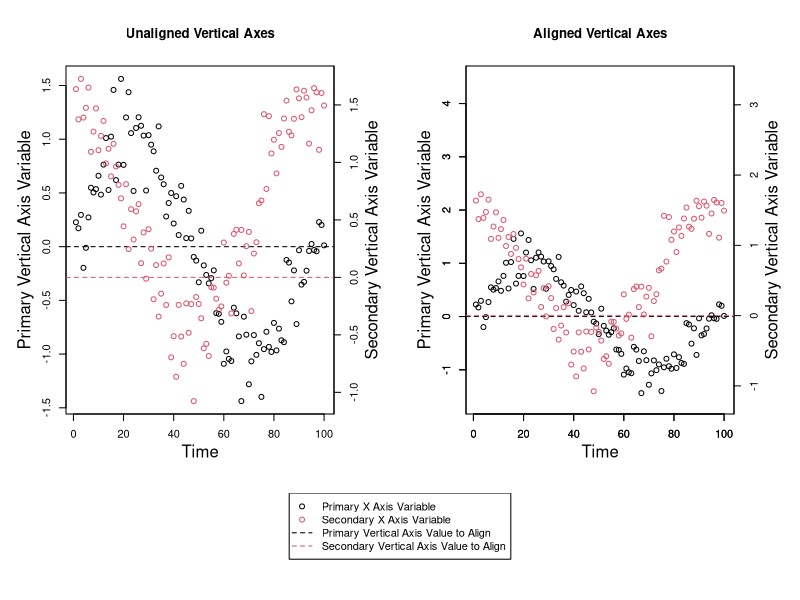

The R source for this figure: (Note: this script raises an error after producing the figure.)

# A Function for Aligning a Value on Primary and Secondary Vertical Axes on
# Plots

# [redacted]
# [redacted]
# April 2021


# The Explanation

# You might want to align a value (such as 0) on both the primary and secondary
# vertical axes. Aligning values can't typically be done by default. You could
# manually define axis limits for both axes to align a value, but if you
# manually choose values for these limits, you might end up with more space on
# the top or the bottom of the graph than is desireable, or you may not be able
# to line up the values across both axes perfectly.

# Here is a function for determining how to optimally align a value on both the
# primary and the secondary vertical axes such that there isn't unnecessary 
# additional space on the top or the bottom of any graph and such that the two
# values will perfectly align across both vertical axes. This function returns
# the new axis limits for both the primary and the secondary vertical axes that
# make the two values you wish to align across both vertical axes line up
# perfectly.

# More often than not, you'll probably want to line up the value of 0 across
# both vertical axes, and you may want to preserve the primary vertical axis
# scale and rescale the secondary vertical axis. This function is flexible and
# allows you to align the axes at any value (you can even choose different
# values for both axes) and it allows you to select which axis scale you wish
# to preserve (you could also choose to preserve neither the primary or the
# secondary vertical axis scales and have the algorithm choose the optimal
# solution).

# To align both axes at particular values, a ratio must be calculated for each
# axis. This ratio is the ratio of the distance of the value to align to the
# minimum value of a particular variable to the distance of the maximum value
# to the minimum value of this same variable. This ratio is calculated for both
# axes. Ratios can be greater than 1 or less than 0 if the value you wish to
# align is not within the range of that variable.

# This function takes 6 arguments. The first two are required, and either
# 'Ratio_of_Value_to_Align_to_Vertical_Axis_Range' or 'Axis_Scale_to_Preserve'
# must be provided as well.

# 'Primary_Vertical_Axis_Variable' is a numeric vector - it's the variable you
# wish to appear on the primary vertical axis.

# 'Secondary_Vertical_Axis_Variable' is a numeric vector - it's the variable
# you wish to appear on the secondary vertical axis.

# 'Data_Frame' is an optional argument you can provide if both the
# 'Primary_Vertical_Axis_Variable' and 'Secondary_Vertical_Axis_Variable'
# arguments come from the same data frame and you only want to type the data
# frame name once.

# 'Primary_Vertical_Axis_Value_to_Align = 0' is the value you wish to align on
# the primary vertical axis. The default value for this argument is 0.

# 'Secondary_Vertical_Axis_Value_to_Align = 0' is the value you wish to align
# on the secondary vertical axis. The default value for this argument is 0.

# 'Ratio_of_Value_to_Align_to_Vertical_Axis_Range' sets where on the vertical
# axis the value to align is. For example, the values to align may both be 0,
# and if the 'Ratio_of_Value_to_Align_to_Vertical_Axis_Range' is 0.5, the value
# to align (0) will be exactly halfway up the vertical axis. If the
# 'Ratio_of_Value_to_Align_to_Vertical_Axis_Range' is 0.25, the values to align
# will both be a quarter of the way up both vertical axes from the bottom of
# the plot. If this argument is a number between 0 and 1, the value to align
# will be visible in the plotting region; if this argument is greater than 1 or
# less than 0, the value to align will not appear in the plotting region, but
# it will still be aligned on both vertical axes. This argument is required
# only if the 'Axis_Scale_to_Preserve' argument is not provided.

# 'Axis_Scale_to_Preserve = "Neither"' tells the function if the scale of one
# of the vertical axes should be preserved and not rescaled at all. The three
# possibilities for this argument are 'Primary', 'Secondary', and 'Neither',
# with the latter being the default. This argument could be used if one of the
# vertical axes is much more important than the other. For example, if you wish
# to plot the primary vertical axis variable such that it takes up the entire
# plotting region and is not rescaled by this function, you would set this
# argument to 'Primary', and all of the rescaling would occur on the secondary
# vertical axis. If the 'Ratio_of_Value_to_Align_to_Vertical_Axis_Range'
# argument is not specified, this argument is required. It should be noted that
# there are cases where it would be impossible to preserve one of the vertical
# axis scales - for example, if one vertical axis variable had a maximum value
# of 10 and a value to align of 15, and the other vertical axis variable had a
# minimum value of 20 and a value to align of 15, there be no possible way to
# plot all of the points while aligning both vertical axes at the value 15.

# 'Axis_Buffer = 10' is the minimum total percent of blank space you wish to
# leave around the top and the bottom of the graph (half of this space will
# appear on the top and half will appear on the bottom). Ten percent is the
# default. It is the minimum total percent of blank space around the top and
# the bottom because if rescaling is necessary to align the values across both
# vertical axes, it follows that more than 10 % of blank space will necessarily
# exist on at least one end of one of the vertical axes. To minimize blank
# space, you could preserve the scale of one of the vertical axes by setting
# the 'Axis_Scale_to_Preserve' argument to either 'Primary' or 'Secondary'.


# The Function

Axis_Limits_for_Primary_and_Secondary_Vertical_Axes_Aligned_by_a_Value_Function <- function (Primary_Vertical_Axis_Variable, Secondary_Vertical_Axis_Variable, Data_Frame, Primary_Vertical_Axis_Value_to_Align = 0, Secondary_Vertical_Axis_Value_to_Align = 0, Ratio_of_Value_to_Align_to_Vertical_Axis_Range = NULL, Axis_Scale_to_Preserve = "Neither", Axis_Buffer = 10) {
  Primary_Vertical_Axis_Variable_Name <- deparse(substitute(Primary_Vertical_Axis_Variable))
  Secondary_Vertical_Axis_Variable_Name <- deparse(substitute(Secondary_Vertical_Axis_Variable))
  if (!missing(Data_Frame)) {
    if (class(Data_Frame) != 'data.frame') {
      stop ("'Data_Frame' must be of class 'data.frame'.")
    }
    Data_Frame <- Data_Frame[, c(Primary_Vertical_Axis_Variable_Name, Secondary_Vertical_Axis_Variable_Name)]
    colnames(Data_Frame) <- c("Primary_Vertical_Axis_Variable", "Secondary_Vertical_Axis_Variable")
  } else if (missing(Data_Frame)) {
    Data_Frame <- data.frame(Primary_Vertical_Axis_Variable = Primary_Vertical_Axis_Variable_Name, Secondary_Vertical_Axis_Variable = Secondary_Vertical_Axis_Variable_Name)
  }
  Primary_Vertical_Axis_Variable <- Data_Frame$Primary_Vertical_Axis_Variable
  Secondary_Vertical_Axis_Variable <- Data_Frame$Secondary_Vertical_Axis_Variable
  if (!is.numeric(Primary_Vertical_Axis_Variable)) {
    stop("'Primary_Vertical_Axis_Variable' must be numeric.")
  }
  if (!is.numeric(Secondary_Vertical_Axis_Variable)) {
    stop("'Secondary_Vertical_Axis_Variable' must be numeric.")
  }
  if (!is.numeric(Primary_Vertical_Axis_Value_to_Align) | length(Primary_Vertical_Axis_Value_to_Align) != 1) {
    stop("'Primary_Vertical_Axis_Value_to_Align' must be a single numeric value.")
  }
  if (!is.numeric(Secondary_Vertical_Axis_Value_to_Align) | length(Secondary_Vertical_Axis_Value_to_Align) != 1) {
    stop("'Secondary_Vertical_Axis_Value_to_Align' must be a single numeric value.")
  }
  if (!is.null(Ratio_of_Value_to_Align_to_Vertical_Axis_Range)) {
    if (!is.numeric(Ratio_of_Value_to_Align_to_Vertical_Axis_Range) | length(Ratio_of_Value_to_Align_to_Vertical_Axis_Range) != 1) {
      stop("'Ratio_of_Value_to_Align_to_Vertical_Axis_Range' must be a single numeric value.")
    }
    if (Ratio_of_Value_to_Align_to_Vertical_Axis_Range <= 0 | Ratio_of_Value_to_Align_to_Vertical_Axis_Range >= 1) {
      warning ("'Ratio_of_Value_to_Align_to_Vertical_Axis_Range' should be a number between 0 and 1. If it isn't, the values to align will be outside of the plotting region, and you risk not having all the data points inside the plotting region.")
    }
  }
  if (!(Axis_Scale_to_Preserve %in% c("Primary", "Secondary", "Neither")) | length(Axis_Scale_to_Preserve) != 1) {
    stop ("'Axis_Scale_to_Preserve' must be a single item and it must be either 'Primary', 'Secondary', or 'Neither'.")
  }
  if (!is.numeric(Axis_Buffer) | length(Axis_Buffer) != 1) {
    stop("'Axis_Buffer' must be a single numeric value.")
  }
  if (Axis_Buffer < 0 | Axis_Buffer > 100) {
    stop ("'Axis_Buffer' must be a number between 0 and 100 (inclusive).")
  }
  Metadata <- data.frame(Primary_Vertical_Axis_Variable = Primary_Vertical_Axis_Variable_Name, Secondary_Vertical_Axis_Variable = Secondary_Vertical_Axis_Variable_Name, Primary_Vertical_Axis_Value_to_Align = Primary_Vertical_Axis_Value_to_Align, Secondary_Vertical_Axis_Value_to_Align = Secondary_Vertical_Axis_Value_to_Align)
  Axis_Buffer <- 1 + Axis_Buffer / 100
  Minimum_Primary_Vertical_Axis_Variable_Value <- min(Primary_Vertical_Axis_Variable[is.finite(Primary_Vertical_Axis_Variable)])
  Maximum_Primary_Vertical_Axis_Variable_Value <- max(Primary_Vertical_Axis_Variable[is.finite(Primary_Vertical_Axis_Variable)])
  Minimum_Secondary_Vertical_Axis_Variable_Value <- min(Secondary_Vertical_Axis_Variable[is.finite(Secondary_Vertical_Axis_Variable)])
  Maximum_Secondary_Vertical_Axis_Variable_Value <- max(Secondary_Vertical_Axis_Variable[is.finite(Secondary_Vertical_Axis_Variable)])
  Primary_Vertical_Axis_Buffer <- ((Maximum_Primary_Vertical_Axis_Variable_Value - Minimum_Primary_Vertical_Axis_Variable_Value) * Axis_Buffer - (Maximum_Primary_Vertical_Axis_Variable_Value - Minimum_Primary_Vertical_Axis_Variable_Value)) / 2
  Secondary_Vertical_Axis_Buffer <- ((Maximum_Secondary_Vertical_Axis_Variable_Value - Minimum_Secondary_Vertical_Axis_Variable_Value) * Axis_Buffer - (Maximum_Secondary_Vertical_Axis_Variable_Value - Minimum_Secondary_Vertical_Axis_Variable_Value)) / 2
  Ratio_of_Value_to_Align_to_Primary_Vertical_Axis_Range <- (Primary_Vertical_Axis_Value_to_Align - Minimum_Primary_Vertical_Axis_Variable_Value) / (Maximum_Primary_Vertical_Axis_Variable_Value - Minimum_Primary_Vertical_Axis_Variable_Value)
  Ratio_of_Value_to_Align_to_Secondary_Vertical_Axis_Range <- (Secondary_Vertical_Axis_Value_to_Align - Minimum_Secondary_Vertical_Axis_Variable_Value) / (Maximum_Secondary_Vertical_Axis_Variable_Value - Minimum_Secondary_Vertical_Axis_Variable_Value)
  if (!is.null(Ratio_of_Value_to_Align_to_Vertical_Axis_Range)) {
    if (Axis_Scale_to_Preserve == "Primary" & Ratio_of_Value_to_Align_to_Primary_Vertical_Axis_Range != Ratio_of_Value_to_Align_to_Vertical_Axis_Range) {
      stop ("You cannot preserve the primary vertical axis scale and set the ratio of the value to align to the vertical axis range to something other than what it is for the primary vertical axis")
    }
    if (Axis_Scale_to_Preserve == "Secondary" & Ratio_of_Value_to_Align_to_Secondary_Vertical_Axis_Range != Ratio_of_Value_to_Align_to_Vertical_Axis_Range) {
      stop ("You cannot preserve the secondary vertical axis scale and set the ratio of the value to align to the vertical axis range to something other than what it is for the secondary vertical axis")
    }
  }
  if (Axis_Scale_to_Preserve == "Primary" & ((Ratio_of_Value_to_Align_to_Primary_Vertical_Axis_Range < 0 & (Ratio_of_Value_to_Align_to_Secondary_Vertical_Axis_Range < 1 & Ratio_of_Value_to_Align_to_Secondary_Vertical_Axis_Range > 0)) | (Ratio_of_Value_to_Align_to_Primary_Vertical_Axis_Range > 1 & (Ratio_of_Value_to_Align_to_Secondary_Vertical_Axis_Range < 1 & Ratio_of_Value_to_Align_to_Secondary_Vertical_Axis_Range > 0)) | (Ratio_of_Value_to_Align_to_Primary_Vertical_Axis_Range < 0 & Ratio_of_Value_to_Align_to_Secondary_Vertical_Axis_Range > 1) | (Ratio_of_Value_to_Align_to_Primary_Vertical_Axis_Range > 1 & Ratio_of_Value_to_Align_to_Secondary_Vertical_Axis_Range < 0))) {
    warning ("If you try to preserve the primary axis scale while using these values to align, at least one data point will be outside of the plotting region")
  }
  if (Axis_Scale_to_Preserve == "Secondary" & ((Ratio_of_Value_to_Align_to_Secondary_Vertical_Axis_Range < 0 & (Ratio_of_Value_to_Align_to_Primary_Vertical_Axis_Range < 1 & Ratio_of_Value_to_Align_to_Primary_Vertical_Axis_Range > 0)) | (Ratio_of_Value_to_Align_to_Secondary_Vertical_Axis_Range > 1 & (Ratio_of_Value_to_Align_to_Primary_Vertical_Axis_Range < 1 & Ratio_of_Value_to_Align_to_Primary_Vertical_Axis_Range > 0)) | (Ratio_of_Value_to_Align_to_Secondary_Vertical_Axis_Range < 0 & Ratio_of_Value_to_Align_to_Primary_Vertical_Axis_Range > 1) | (Ratio_of_Value_to_Align_to_Secondary_Vertical_Axis_Range > 1 & Ratio_of_Value_to_Align_to_Primary_Vertical_Axis_Range < 0))) {
    warning ("If you try to preserve the secondary axis scale while using these values to align, at least one data point will be outside of the plotting region")
  }
  if (Axis_Scale_to_Preserve == "Primary") {
    Primary_Vertical_Axis_Range <- c(Minimum_Primary_Vertical_Axis_Variable_Value - Primary_Vertical_Axis_Buffer, Maximum_Primary_Vertical_Axis_Variable_Value + Primary_Vertical_Axis_Buffer)
    Secondary_Vertical_Axis_Range <- if (Ratio_of_Value_to_Align_to_Primary_Vertical_Axis_Range > Ratio_of_Value_to_Align_to_Secondary_Vertical_Axis_Range) {
      c(((Ratio_of_Value_to_Align_to_Primary_Vertical_Axis_Range * Maximum_Secondary_Vertical_Axis_Variable_Value - Secondary_Vertical_Axis_Value_to_Align) / (Ratio_of_Value_to_Align_to_Primary_Vertical_Axis_Range - 1) - Secondary_Vertical_Axis_Buffer), Maximum_Secondary_Vertical_Axis_Variable_Value + Secondary_Vertical_Axis_Buffer)
    } else if (Ratio_of_Value_to_Align_to_Secondary_Vertical_Axis_Range > Ratio_of_Value_to_Align_to_Primary_Vertical_Axis_Range) {
      c(Minimum_Secondary_Vertical_Axis_Variable_Value - Secondary_Vertical_Axis_Buffer, ((Secondary_Vertical_Axis_Value_to_Align - Minimum_Secondary_Vertical_Axis_Variable_Value + Ratio_of_Value_to_Align_to_Primary_Vertical_Axis_Range * Minimum_Secondary_Vertical_Axis_Variable_Value) / Ratio_of_Value_to_Align_to_Primary_Vertical_Axis_Range) + Secondary_Vertical_Axis_Buffer)
    } else if (Ratio_of_Value_to_Align_to_Primary_Vertical_Axis_Range == Ratio_of_Value_to_Align_to_Secondary_Vertical_Axis_Range) {
      c(Minimum_Secondary_Vertical_Axis_Variable_Value - Secondary_Vertical_Axis_Buffer, Maximum_Secondary_Vertical_Axis_Variable_Value + Secondary_Vertical_Axis_Buffer)
    }
  } else if (Axis_Scale_to_Preserve == "Secondary") {
    Primary_Vertical_Axis_Range <- if (Ratio_of_Value_to_Align_to_Secondary_Vertical_Axis_Range > Ratio_of_Value_to_Align_to_Primary_Vertical_Axis_Range) {
      c(((Ratio_of_Value_to_Align_to_Secondary_Vertical_Axis_Range * Maximum_Primary_Vertical_Axis_Variable_Value - Primary_Vertical_Axis_Value_to_Align) / (Ratio_of_Value_to_Align_to_Secondary_Vertical_Axis_Range - 1)) - Primary_Vertical_Axis_Buffer, Maximum_Primary_Vertical_Axis_Variable_Value + Primary_Vertical_Axis_Buffer)
    } else if (Ratio_of_Value_to_Align_to_Primary_Vertical_Axis_Range > Ratio_of_Value_to_Align_to_Secondary_Vertical_Axis_Range) {
      c(Minimum_Primary_Vertical_Axis_Variable_Value - Primary_Vertical_Axis_Buffer, ((Primary_Vertical_Axis_Value_to_Align - Minimum_Primary_Vertical_Axis_Variable_Value + Ratio_of_Value_to_Align_to_Secondary_Vertical_Axis_Range * Minimum_Primary_Vertical_Axis_Variable_Value) / Ratio_of_Value_to_Align_to_Secondary_Vertical_Axis_Range) + Primary_Vertical_Axis_Buffer)
    } else if (Ratio_of_Value_to_Align_to_Primary_Vertical_Axis_Range == Ratio_of_Value_to_Align_to_Secondary_Vertical_Axis_Range) {
      c(Minimum_Primary_Vertical_Axis_Variable_Value - Primary_Vertical_Axis_Buffer, Maximum_Primary_Vertical_Axis_Variable_Value + Primary_Vertical_Axis_Buffer)
    }
    Secondary_Vertical_Axis_Range <- c(Minimum_Secondary_Vertical_Axis_Variable_Value - Secondary_Vertical_Axis_Buffer, Maximum_Secondary_Vertical_Axis_Variable_Value + Secondary_Vertical_Axis_Buffer)
  } else if (Axis_Scale_to_Preserve == "Neither") {
    if (is.null(Ratio_of_Value_to_Align_to_Vertical_Axis_Range)) {
      if (mean(c(Ratio_of_Value_to_Align_to_Primary_Vertical_Axis_Range, Ratio_of_Value_to_Align_to_Secondary_Vertical_Axis_Range)) > 0 & mean(c(Ratio_of_Value_to_Align_to_Primary_Vertical_Axis_Range, Ratio_of_Value_to_Align_to_Secondary_Vertical_Axis_Range)) < 1) {
        Ratio_of_Value_to_Align_to_Vertical_Axis_Range <- mean(c(Ratio_of_Value_to_Align_to_Primary_Vertical_Axis_Range, Ratio_of_Value_to_Align_to_Secondary_Vertical_Axis_Range))
      } else if (mean(c(Ratio_of_Value_to_Align_to_Primary_Vertical_Axis_Range, Ratio_of_Value_to_Align_to_Secondary_Vertical_Axis_Range)) <= 0 & mean(c(Ratio_of_Value_to_Align_to_Primary_Vertical_Axis_Range, Ratio_of_Value_to_Align_to_Secondary_Vertical_Axis_Range)) >= 1) {
        stop ("Please supply a value for the 'Ratio_of_Value_to_Align_to_Vertical_Axis_Range' argument between 0 and 1 or specify which axis scale to preserve")
      }
    }
    if (!is.null(Ratio_of_Value_to_Align_to_Vertical_Axis_Range)) {
      Primary_Vertical_Axis_Range <- if (Ratio_of_Value_to_Align_to_Vertical_Axis_Range > Ratio_of_Value_to_Align_to_Primary_Vertical_Axis_Range) {
        c(((Ratio_of_Value_to_Align_to_Vertical_Axis_Range * Maximum_Primary_Vertical_Axis_Variable_Value - Primary_Vertical_Axis_Value_to_Align) / (Ratio_of_Value_to_Align_to_Vertical_Axis_Range - 1)) - Primary_Vertical_Axis_Buffer, Maximum_Primary_Vertical_Axis_Variable_Value + Primary_Vertical_Axis_Buffer)
      } else if (Ratio_of_Value_to_Align_to_Primary_Vertical_Axis_Range > Ratio_of_Value_to_Align_to_Vertical_Axis_Range) {
        c(Minimum_Primary_Vertical_Axis_Variable_Value - Primary_Vertical_Axis_Buffer, ((Primary_Vertical_Axis_Value_to_Align - Minimum_Primary_Vertical_Axis_Variable_Value + Ratio_of_Value_to_Align_to_Vertical_Axis_Range * Minimum_Primary_Vertical_Axis_Variable_Value) / Ratio_of_Value_to_Align_to_Vertical_Axis_Range) + Primary_Vertical_Axis_Buffer)
      } else if (Ratio_of_Value_to_Align_to_Primary_Vertical_Axis_Range == Ratio_of_Value_to_Align_to_Vertical_Axis_Range) {
        c(Minimum_Primary_Vertical_Axis_Variable_Value - Primary_Vertical_Axis_Buffer, Maximum_Primary_Vertical_Axis_Variable_Value + Primary_Vertical_Axis_Buffer)
      }
      Secondary_Vertical_Axis_Range <- if (Ratio_of_Value_to_Align_to_Vertical_Axis_Range > Ratio_of_Value_to_Align_to_Secondary_Vertical_Axis_Range) {
        c(((Ratio_of_Value_to_Align_to_Vertical_Axis_Range * Maximum_Secondary_Vertical_Axis_Variable_Value - Secondary_Vertical_Axis_Value_to_Align) / (Ratio_of_Value_to_Align_to_Vertical_Axis_Range - 1) - Secondary_Vertical_Axis_Buffer), Maximum_Secondary_Vertical_Axis_Variable_Value + Secondary_Vertical_Axis_Buffer)
      } else if (Ratio_of_Value_to_Align_to_Secondary_Vertical_Axis_Range > Ratio_of_Value_to_Align_to_Vertical_Axis_Range) {
        c(Minimum_Secondary_Vertical_Axis_Variable_Value - Secondary_Vertical_Axis_Buffer, ((Secondary_Vertical_Axis_Value_to_Align - Minimum_Secondary_Vertical_Axis_Variable_Value + Ratio_of_Value_to_Align_to_Vertical_Axis_Range * Minimum_Secondary_Vertical_Axis_Variable_Value) / Ratio_of_Value_to_Align_to_Vertical_Axis_Range) + Secondary_Vertical_Axis_Buffer)
      } else if (Ratio_of_Value_to_Align_to_Vertical_Axis_Range == Ratio_of_Value_to_Align_to_Secondary_Vertical_Axis_Range) {
        c(Minimum_Secondary_Vertical_Axis_Variable_Value - Secondary_Vertical_Axis_Buffer, Maximum_Secondary_Vertical_Axis_Variable_Value + Secondary_Vertical_Axis_Buffer)
      }
    }
  }
  names(Primary_Vertical_Axis_Range) <- c("Minimum", "Maximum")
  names(Secondary_Vertical_Axis_Range) <- c("Minimum", "Maximum")
  Variable_Names <- c(Primary_Vertical_Axis_Variable = Primary_Vertical_Axis_Variable_Name, Secondary_Vertical_Axis_Variable = Secondary_Vertical_Axis_Variable_Name)
  list(Primary_Vertical_Axis_Range = Primary_Vertical_Axis_Range, Secondary_Vertical_Axis_Range = Secondary_Vertical_Axis_Range, Metadata = Metadata)
}


# Some Examples

# Let's use this function on some made-up data.

# First, let's generate some made-up data.

Practice_Data <- structure(list(Time = 1:100, Primary_Vertical_Axis_Variable = c(0.22704042899679, 0.171051342676768, 0.295373359481899, -0.197259035434989, -0.0106160892114656, 0.272180464537922, 0.548317696212064, 0.504400776504627, 0.535175112037852, 0.659796660419012, 0.484022873006747, 0.763427914281607, 1.01081189342087, 0.527275244638451, 1.02383078435645, 1.45882365087558, 0.619781379385278, 0.763744028540586, 1.56149872523748, 0.761000711707437, 1.20256603840857, 1.43775188297997, 1.05673949785171, 0.518392125919475, 1.10425689105379, 1.20426420764684, 1.12529223989712, 1.03337726623079, 0.522392736613537, 1.0377445707734, 0.949129431418696, 0.88749352645862, 0.706750673059184, 1.11927992638128, 0.643802831565079, 0.580963521170729, 0.280812306532534, 0.405955699667226, 0.499546367013415, 0.215323600910484, 0.469390216058786, 0.107998238273562, 0.565848623209337, 0.438461976564328, 0.0794893087305955, 0.333158448049156, 0.0769172726926761, -0.0958625519933304, -0.130151514147602, -0.331509693974829, 0.148225925289188, -0.174324290137772, -0.263426646945512, -0.341728364415924, -0.292824499333797, -0.220595205386657, -0.618550875112797, -0.62516988554484, -0.700033330779136, -1.09048383643344, -0.975552527952654, -1.04506060742311, -1.06436653382086, -0.56805317310425, -0.620650403171538, -0.835356038838042, -1.43768831108067, -0.651915223485666, -0.819396073318896, -1.28116702074008, -1.06737589811338, -0.823345101786524, -1.00731194489684, -0.898716208745865, -1.39837716704215, -0.953665962132904, -0.792247569290499, -0.932917390477086, -0.979552707079592, -0.70979531634533, -0.965636099632769, -0.763054047249181, -0.871523201366529, -0.889065295594285, -0.123369211815544, -0.148037638597252, -0.509229428194743, -0.221119774271099, -0.720626428354862, -0.0334756549314663, -0.353400093836653, -0.328126733370992, -0.223630761255335, -0.0402857881524264, 0.0245243716799691, -0.0312054606871837, -0.0432666051538198, 0.22885949020795, 0.201716810783227, 0.0120535175986479), Secondary_Vertical_Axis_Variable = c(1.63740959611018, 1.37429416156773, 1.7264362715331, 1.38976759258664, 1.47463211754709, 1.65134539390083, 1.0919186370708, 1.26770812495284, 1.46936014318898, 1.10656685829106, 1.23052773147138, 1.36077127569478, 0.990987329649239, 1.11882901151116, 0.878714793952109, 1.16166953910259, 0.964958583171444, 0.804964669734433, 0.68732580012754, 0.443884606344239, 0.810981320732856, 0.245770796791638, 0.592722723930691, 0.329330235065464, 0.57436503268312, 0.63685295911431, 0.123219925587219, 0.390659623189359, -0.0114827721228556, 0.418740497704195, 0.249715857124004, -0.190367436810004, 0.107154603862054, -0.340945339223141, -0.141589176380839, 0.120991236283374, -0.239887869541591, 0.174183052346282, -0.69572254518649, -0.5114071971833, -0.864715784368171, -0.239227387010985, -0.514520927766591, -0.751706645648148, -0.225934947865732, -0.481988260485633, -0.232578600951792, -1.07626933898627, -0.170793617580938, -0.231383477923837, -0.355701342540428, -0.617327238023798, -0.578072688376317, -0.68401185536377, -0.0858054671635022, -0.089108612614218, -0.185399362520759, -0.282936788213533, -0.252449270236627, 0.303213620586943, -0.046152318867939, 0.0144079948789615, -0.313823212539516, 0.377953119771485, 0.413510854925381, 0.121129021607843, 0.412681527426005, 0.0168148967398252, 0.271122213174506, 0.395392461768439, -0.293262298878551, 0.207836189544246, 0.305441059609931, 0.644398211101786, 0.66829536610808, 1.41967809324598, 0.769306300795675, 1.40234035467878, 1.07829219210413, 1.1974265963385, 0.904662337372966, 1.25524568926821, 1.13503718342011, 1.38176421012862, 1.53749356890857, 1.26610491046628, 1.23479527949536, 1.37917010148661, 1.63482743027776, 1.55700321201225, 1.39362336569581, 1.62327684235889, 1.56450925921758, 1.16370193835118, 1.45332914326502, 1.64613004798911, 1.60973560274891, 1.10951940096566, 1.60349635543919, 1.49436696791733)), class = "data.frame", row.names = c(NA, -100L))

# Next, let's run the function to determine what our vertical axis limits will
# be.

(New_Axis_Limits <- Axis_Limits_for_Primary_and_Secondary_Vertical_Axes_Aligned_by_a_Value_Function(Primary_Vertical_Axis_Variable, Secondary_Vertical_Axis_Variable, Practice_Data, Ratio_of_Value_to_Align_to_Vertical_Axis_Range = 0.25))

# Here's the output from the preceding line of code.

# $Primary_Vertical_Axis_Range
#   Minimum   Maximum 
# -1.587648  4.463024 
# 
# $Secondary_Vertical_Axis_Range
#   Minimum   Maximum 
# -1.216405  3.368943 
# 
# $Metadata
#   Primary_Vertical_Axis_Variable Secondary_Vertical_Axis_Variable Primary_Vertical_Axis_Value_to_Align Secondary_Vertical_Axis_Value_to_Align
# 1 Primary_Vertical_Axis_Variable Secondary_Vertical_Axis_Variable                                    0                                      0

# Finally, we'll graph the data.

dev.off()
layout(matrix(c(1, 1, 2, 2, 3, 3, 3, 3), byrow = T, nrow = 2), heights = c(0.8, 0.2))
par(mar = c(5, 5, 5, 5))
with(Practice_Data, plot(Time, Primary_Vertical_Axis_Variable, xlab = "", ylab = ""))
mtext("Time", 1, 2.5)
mtext("Primary Vertical Axis Variable", 2, 2.5)
title("Unaligned Vertical Axes")
abline(h = New_Axis_Limits$Metadata$Primary_Vertical_Axis_Value_to_Align, lty = 2)
par(new = T)
with(Practice_Data, plot(Time, Secondary_Vertical_Axis_Variable, col = 2, xlab = "", ylab = "", axes = F))
axis(4, pretty(Practice_Data$Secondary_Vertical_Axis_Variable))
mtext("Secondary Vertical Axis Variable", 4, 2.5)
abline(h = New_Axis_Limits$Metadata$Secondary_Vertical_Axis_Value_to_Align, col = 2, lty = 2)
with(Practice_Data, plot(Time, Primary_Vertical_Axis_Variable, xlab = "", ylab = "", ylim = New_Axis_Limits$Primary_Vertical_Axis_Range))
axis(1, pretty(Practice_Data$Time))
axis(2, pretty(New_Axis_Limits$Primary_Vertical_Axis_Range))
mtext("Time", 1, 2.5)
mtext("Primary Vertical Axis Variable", 2, 2.5)
title("Aligned Vertical Axes")
abline(h = New_Axis_Limits$Metadata$Primary_Vertical_Axis_Value_to_Align, lty = 2)
par(new = T)
with(Practice_Data, plot(Time, Secondary_Vertical_Axis_Variable, col = 2, xlab = "", ylab = "", ylim = New_Axis_Limits$Secondary_Vertical_Axis_Range, axes = F))
axis(4, pretty(New_Axis_Limits$Secondary_Vertical_Axis_Range))
mtext("Secondary Vertical Axis Variable", 4, 2.5)
abline(h = New_Axis_Limits$Metadata$Secondary_Vertical_Axis_Value_to_Align, col = 2, lty = 2)
par(mar = c(1, 1, 1, 1))
plot(0, type = 'n', axes = F, ylab = "", xlab = "")
legend("top", legend = c("Primary X Axis Variable", "Secondary X Axis Variable", "Primary Vertical Axis Value to Align", "Secondary Vertical Axis Value to Align"), pch = c(1, 1, NA, NA), lty = c(NA, NA, 2, 2), col = c(1:2, 1:2))

# Here's another example.

dev.off()
Practice_Data <- data.frame(Time = 1:100, Primary_Vertical_Axis_Variable = sin(1:100 / 15) + rnorm(100, 0, 0.25), Secondary_Vertical_Axis_Variable = cos(1:100 / 15) + rnorm(100, 0.5, 0.25))
(New_Axis_Limits <- Axis_Limits_for_Primary_and_Secondary_Vertical_Axes_Aligned_by_a_Value_Function(Primary_Vertical_Axis_Variable, Secondary_Vertical_Axis_Variable, Practice_Data, Axis_Scale_to_Preserve = "Primary"))
dev.off()
layout(matrix(c(1, 1, 2, 2, 3, 3, 3, 3), byrow = T, nrow = 2), heights = c(0.8, 0.2))
par(mar = c(5, 5, 5, 5))
with(Practice_Data, plot(Time, Primary_Vertical_Axis_Variable, xlab = "", ylab = ""))
mtext("Time", 1, 2.5)
mtext("Primary Vertical Axis Variable", 2, 2.5)
title("Unaligned Vertical Axes")
abline(h = New_Axis_Limits$Metadata$Primary_Vertical_Axis_Value_to_Align, lty = 2)
par(new = T)
with(Practice_Data, plot(Time, Secondary_Vertical_Axis_Variable, col = 2, xlab = "", ylab = "", axes = F))
axis(4, pretty(Practice_Data$Secondary_Vertical_Axis_Variable))
mtext("Secondary Vertical Axis Variable", 4, 2.5)
abline(h = New_Axis_Limits$Metadata$Secondary_Vertical_Axis_Value_to_Align, col = 2, lty = 2)
with(Practice_Data, plot(Time, Primary_Vertical_Axis_Variable, xlab = "", ylab = "", ylim = New_Axis_Limits$Primary_Vertical_Axis_Range))
axis(1, pretty(Practice_Data$Time))
axis(2, pretty(New_Axis_Limits$Primary_Vertical_Axis_Range))
mtext("Time", 1, 2.5)
mtext("Primary Vertical Axis Variable", 2, 2.5)
title("Aligned Vertical Axes")
abline(h = New_Axis_Limits$Metadata$Primary_Vertical_Axis_Value_to_Align, lty = 2)
par(new = T)
with(Practice_Data, plot(Time, Secondary_Vertical_Axis_Variable, col = 2, xlab = "", ylab = "", ylim = New_Axis_Limits$Secondary_Vertical_Axis_Range, axes = F))
axis(4, pretty(New_Axis_Limits$Secondary_Vertical_Axis_Range))
mtext("Secondary Vertical Axis Variable", 4, 2.5)
abline(h = New_Axis_Limits$Metadata$Secondary_Vertical_Axis_Value_to_Align, col = 2, lty = 2)
par(mar = c(1, 1, 1, 1))
plot(0, type = 'n', axes = F, ylab = "", xlab = "")
legend("top", legend = c("Primary X Axis Variable", "Secondary X Axis Variable", "Primary Vertical Axis Value to Align", "Secondary Vertical Axis Value to Align"), pch = c(1, 1, NA, NA), lty = c(NA, NA, 2, 2), col = c(1:2, 1:2))

# Here's one more example.

dev.off()
Practice_Data <- data.frame(Time = 1:100, Primary_Vertical_Axis_Variable = sin(1:100 / 15) + rnorm(100, 25, 0.25), Secondary_Vertical_Axis_Variable = cos(1:100 / 15) + rnorm(100, -15, 0.25))
(New_Axis_Limits <- Axis_Limits_for_Primary_and_Secondary_Vertical_Axes_Aligned_by_a_Value_Function(Primary_Vertical_Axis_Variable, Secondary_Vertical_Axis_Variable, Practice_Data, Primary_Vertical_Axis_Value_to_Align = 20, Secondary_Vertical_Axis_Value_to_Align = -10))
dev.off()
layout(matrix(c(1, 1, 2, 2, 3, 3, 3, 3), byrow = T, nrow = 2), heights = c(0.8, 0.2))
par(mar = c(5, 5, 5, 5))
with(Practice_Data, plot(Time, Primary_Vertical_Axis_Variable, xlab = "", ylab = ""))
mtext("Time", 1, 2.5)
mtext("Primary Vertical Axis Variable", 2, 2.5)
title("Unaligned Vertical Axes")
abline(h = New_Axis_Limits$Metadata$Primary_Vertical_Axis_Value_to_Align, lty = 2)
par(new = T)
with(Practice_Data, plot(Time, Secondary_Vertical_Axis_Variable, col = 2, xlab = "", ylab = "", axes = F))
axis(4, pretty(Practice_Data$Secondary_Vertical_Axis_Variable))
mtext("Secondary Vertical Axis Variable", 4, 2.5)
abline(h = New_Axis_Limits$Metadata$Secondary_Vertical_Axis_Value_to_Align, col = 2, lty = 2)
with(Practice_Data, plot(Time, Primary_Vertical_Axis_Variable, xlab = "", ylab = "", ylim = New_Axis_Limits$Primary_Vertical_Axis_Range))
axis(1, pretty(Practice_Data$Time))
axis(2, pretty(New_Axis_Limits$Primary_Vertical_Axis_Range))
mtext("Time", 1, 2.5)
mtext("Primary Vertical Axis Variable", 2, 2.5)
title("Aligned Vertical Axes")
abline(h = New_Axis_Limits$Metadata$Primary_Vertical_Axis_Value_to_Align, lty = 2)
par(new = T)
with(Practice_Data, plot(Time, Secondary_Vertical_Axis_Variable, col = 2, xlab = "", ylab = "", ylim = New_Axis_Limits$Secondary_Vertical_Axis_Range, axes = F))
axis(4, pretty(New_Axis_Limits$Secondary_Vertical_Axis_Range))
mtext("Secondary Vertical Axis Variable", 4, 2.5)
abline(h = New_Axis_Limits$Metadata$Secondary_Vertical_Axis_Value_to_Align, col = 2, lty = 2)
par(mar = c(1, 1, 1, 1))
plot(0, type = 'n', axes = F, ylab = "", xlab = "")
legend("top", legend = c("Primary X Axis Variable", "Secondary X Axis Variable", "Primary Vertical Axis Value to Align", "Secondary Vertical Axis Value to Align"), pch = c(1, 1, NA, NA), lty = c(NA, NA, 2, 2), col = c(1:2, 1:2))

dev.off()
